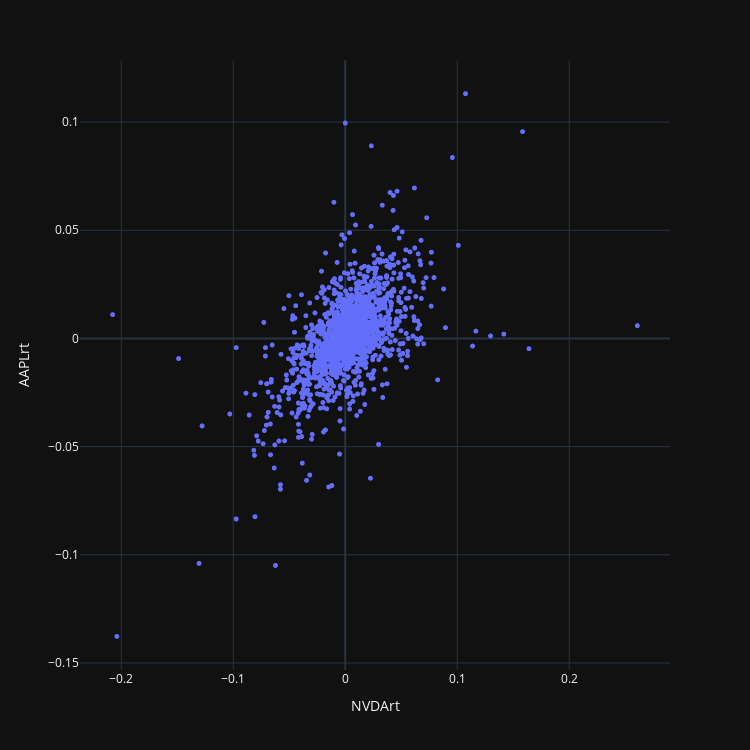

Notebook code cell kept with this figure:
### Code cell
fig = px.scatter(df, y = df['AAPLrt'], x = df['NVDArt'])
fig.update_traces(marker_size=5)
fig.update_layout(template = 'plotly_dark', width=750, height=750)
fig.show()

### Figure 1 — Plotly figure (JSON) as saved in the notebook; plotly's stock layout.template omitted (floating-point values rounded to 4 significant figures; data arrays with more than 128 entries replaced by an {"elided": "..."} marker saying what was removed)
{"data": [{"hovertemplate": "NVDArt=%{x}<br>AAPLrt=%{y}<extra></extra>", "legendgroup": "", "marker": {"color": "#636efa", "size": 5, "symbol": "circle"}, "mode": "markers", "name": "", "showlegend": false, "type": "scattergl", "x": {"elided": "1669 float values"}, "xaxis": "x", "y": {"elided": "1669 float values"}, "yaxis": "y"}], "layout": {"height": 750, "legend": {"tracegroupgap": 0}, "margin": {"t": 60}, "width": 750, "xaxis": {"anchor": "y", "domain": [0, 1], "title": {"text": "NVDArt"}}, "yaxis": {"anchor": "x", "domain": [0, 1], "title": {"text": "AAPLrt"}}}}
